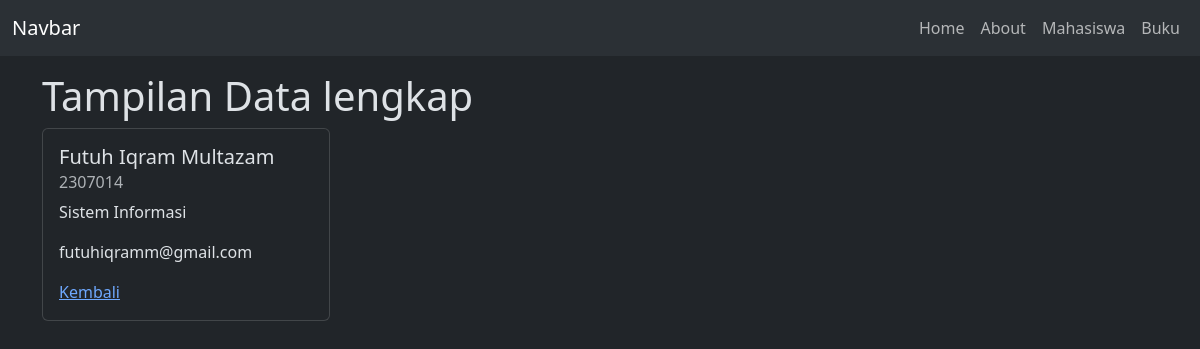
/z-app/public/mahasiswa/detail/1, run on the app's committed database.
### tables this page shows
CREATE TABLE `mahasiswa` (
  `id` int(11) NOT NULL,
  `nama` varchar(100) NOT NULL,
  `nim` varchar(100) NOT NULL,
  `email` varchar(100) NOT NULL,
  `jurusan` varchar(100) NOT NULL
);

### z-app/app/core/Controller.php (called while the page is built, shortened)
<?php
class Controller
{
    public function view($view, $data = [])
    {
        require "../app/views/$view.php";
    }
    public function model($model)
    {
        return new $model;
    }
}

### z-app/app/controllers/Mahasiswa.php (called while the page is built, shortened)
<?php
class Mahasiswa extends Controller
{
    public function detail($id)
    {
        $data["judul"] = "Halaman detail";
        $data["mhs"] = $this->model("Mahasiswa_model")->getDataByid($id);
        $this->view("mahasiswa/detail", $data);
    }
}

### z-app/app/core/App.php (called while the page is built, shortened)
<?php
class App
{
    private $controller = "Home", $method = "index", $params = [];
    public function __construct()
    {
        $str = $this->ambilURL();
        if ($str !== null && file_exists("../app/controllers/{$str[0]}.php")) {
            unset($str[0]);
        }
        $this->controller = new $this->controller;
        if (isset($str[1])) {
            if (method_exists($this->controller, $str[1])) {
                $this->method = $str[1];
                unset($str[1]);
            }
        }
        if (!empty($str)) {
            $this->params = array_values($str);
        }
        call_user_func_array([$this->controller, $this->method], $this->params);
    }
    public function ambilURL()
    {
        if (isset($_GET["url"])) {
            $url = $_GET["url"];
            $url = rtrim($url, '/');
            $url = explode("/", $url);
            return $url;
        }
    }
}

### z-app/public/index.php (called while the page is built, shortened)
<?php
$app = new App();

### z-app/app/core/Database.php (called while the page is built, shortened)
<?php
class Database
{
    private $host = DB_HOST,
        $user = DB_USER,
        $pass = DB_PASS,
        $db_name = DB_NAME,
        $dbh, $stmt;
    public function __construct()
    {
        $dsn = "mysql:host={$this->host};dbname={$this->db_name}";
        $options = [
            PDO::ATTR_PERSISTENT => true,
            PDO::ATTR_ERRMODE => PDO::ERRMODE_EXCEPTION
        ];
        try {
            $this->dbh = new PDO($dsn, $this->user, $this->pass, $options);
        } catch (PDOException $e) {
            $e->getMessage();
        }
    }
    public function query($query)
    {
        $this->stmt = $this->dbh->prepare($query);
    }
    public function bind($param, $value, $type = null)
    {
        if (is_null($type)) {
            switch (true) {
                default:
                    $type = PDO::PARAM_STR;
                    break;
            }
        }
        $this->stmt->bindValue($param, $value, $type);
    }
    public function execute()
    {
        $this->stmt->execute();
    }
    public function single()
    {
        $this->execute();
        return $this->stmt->fetch(PDO::FETCH_ASSOC);
    }
}

### z-app/app/models/Mahasiswa_model.php (called while the page is built, shortened)
<?php
class Mahasiswa_model
{
    private $table = "mahasiswa", $db;
    public function __construct()
    {
        $this->db = new Database();
    }
    public function getDataById($id)
    {
        $this->db->query("SELECT * FROM {$this->table} WHERE id=:id");
        $this->db->bind("id", $id);
        return $this->db->single();
    }
}

### z-app/app/views/mahasiswa/detail.php (the view)
<h1>Tampilan Data lengkap</h1>
<div class="card" style="width: 18rem;">
    <div class="card-body">
        <h5 class="card-title"><?= $data["mhs"]["nama"] ?></h5>
        <h6 class="card-subtitle mb-2 text-body-secondary"><?= $data["mhs"]["nim"] ?></h6>
        <p class="card-text"><?= $data["mhs"]["jurusan"] ?></p>
        <p class="card-text"><?= $data["mhs"]["email"] ?></p>
        <a href="<?= URL_UTAMA ?>mahasiswa" class="card-link">Kembali</a>
    </div>
</div>

### data on the page
mahasiswa: nama "Futuh Iqram Multazam", nim "2307014", jurusan "Sistem Informasi", email "futuhiqramm@gmail.com"
